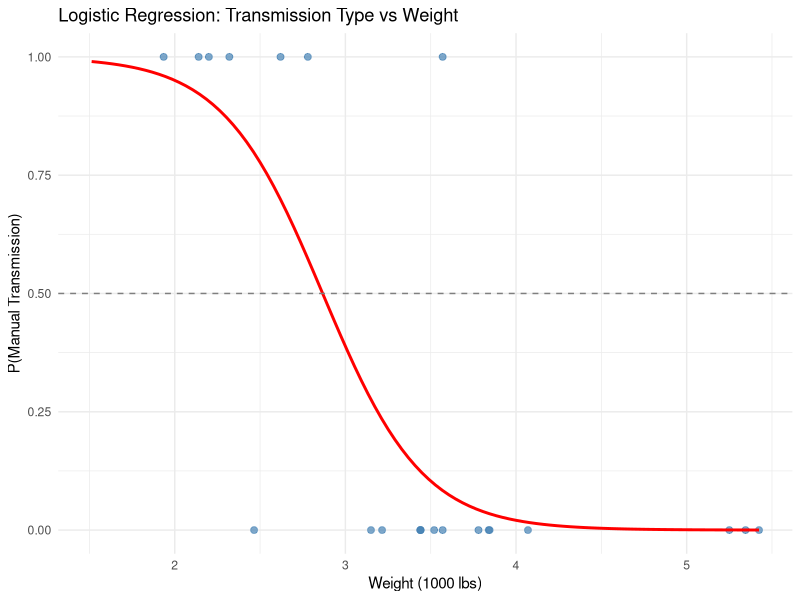
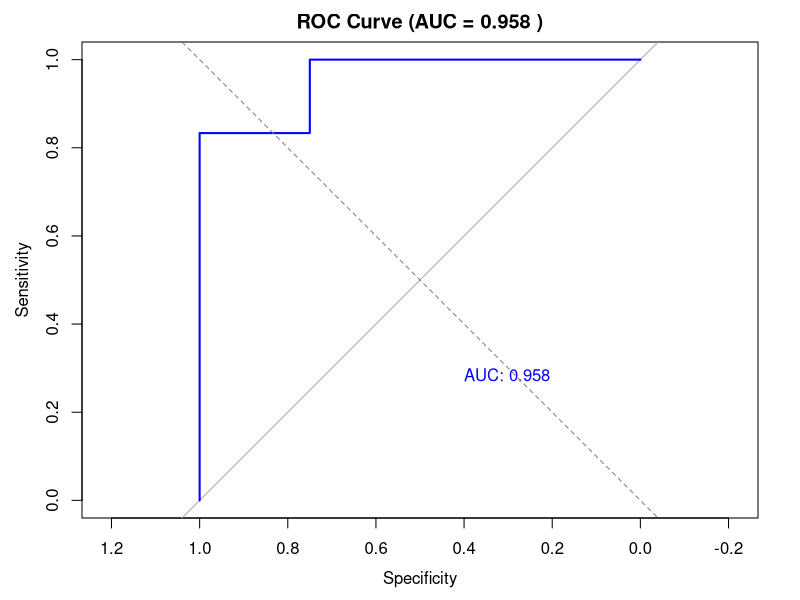
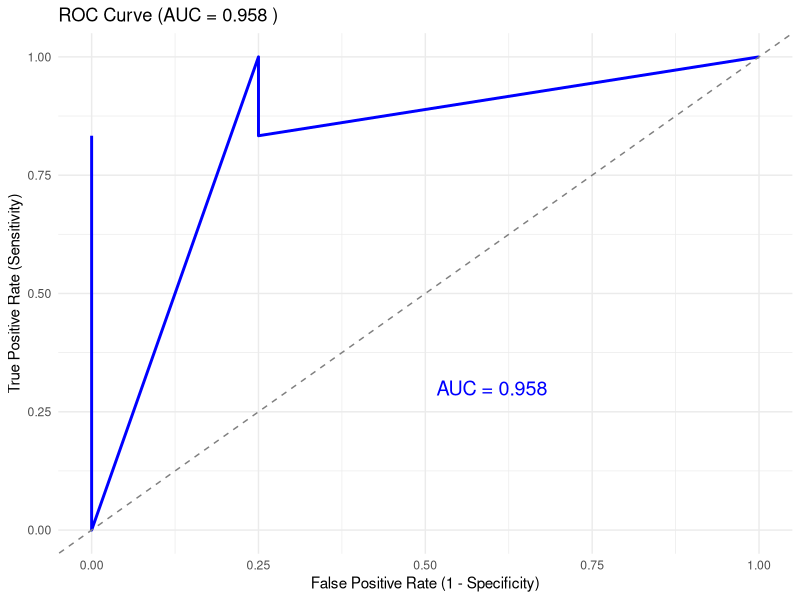

Generate these figures, in order, with R:
# @file    LogisticRegression.R
# @brief   Logistic regression examples in R: model fitting with glm(),
#          prediction, confusion matrix, ROC curve, and multinomial extension
# @author  Cheolwon Park
# @date    2025-12-15


# =============================================================================
# 0. PACKAGE SETUP
# =============================================================================

# install.packages("pROC")
# install.packages("nnet")
# install.packages("caret")
library(pROC)
library(nnet)
library(caret)
library(ggplot2)


# =============================================================================
# 1. DATA PREPARATION
# =============================================================================

# Using the built-in mtcars dataset
# Create binary response: am (0 = automatic, 1 = manual transmission)
data(mtcars)
str(mtcars)

# Select relevant predictors
df <- mtcars[, c("am", "mpg", "hp", "wt", "disp")]
df$am <- factor(df$am, levels = c(0, 1), labels = c("Automatic", "Manual"))
head(df)
table(df$am)

# --- 1.1 Partition data: 70% training, 30% validation ---
set.seed(42)
n <- nrow(df)
train_idx <- sample(1:n, round(0.7 * n))
train_data <- df[train_idx, ]
valid_data <- df[-train_idx, ]

cat("Training set size:", nrow(train_data), "\n")
cat("Validation set size:", nrow(valid_data), "\n")


# =============================================================================
# 2. SIMPLE LOGISTIC REGRESSION
# =============================================================================

# --- 2.1 Fit logistic regression with a single predictor ---
# Predict transmission type (am) from vehicle weight (wt)
simple_model <- glm(am ~ wt, data = train_data, family = binomial)
summary(simple_model)

# --- 2.2 Interpret coefficients ---
cat("\n--- Coefficients (log-odds scale) ---\n")
print(coef(simple_model))

cat("\n--- Odds Ratios ---\n")
print(exp(coef(simple_model)))

cat("\n--- 95% Confidence Intervals for Odds Ratios ---\n")
print(exp(confint(simple_model)))

# --- 2.3 Visualize the logistic curve ---
wt_range <- data.frame(wt = seq(min(df$wt), max(df$wt), length.out = 100))
wt_range$prob <- predict(simple_model, newdata = wt_range, type = "response")

ggplot() +
  geom_point(data = train_data,
             aes(x = wt, y = as.numeric(am) - 1),
             color = "steelblue", size = 2, alpha = 0.7) +
  geom_line(data = wt_range,
            aes(x = wt, y = prob),
            color = "red", linewidth = 1) +
  geom_hline(yintercept = 0.5, linetype = "dashed", color = "gray50") +
  labs(title = "Logistic Regression: Transmission Type vs Weight",
       x = "Weight (1000 lbs)",
       y = "P(Manual Transmission)") +
  theme_minimal()


# =============================================================================
# 3. MULTIPLE LOGISTIC REGRESSION
# =============================================================================

# --- 3.1 Fit model with multiple predictors ---
multi_model <- glm(am ~ mpg + hp + wt, data = train_data, family = binomial)
options(scipen = 999)
summary(multi_model)

# --- 3.2 Odds ratios for all predictors ---
cat("\n--- Odds Ratios (Multiple Model) ---\n")
odds_ratios <- exp(coef(multi_model))
print(odds_ratios)


# =============================================================================
# 4. PREDICTION AND CONFUSION MATRIX
# =============================================================================

# --- 4.1 Predict probabilities on validation set ---
pred_prob <- predict(multi_model, newdata = valid_data, type = "response")

# Display predicted probabilities alongside actual values
results <- data.frame(
  Actual = valid_data$am,
  Predicted_Prob = round(pred_prob, 4)
)
print(results)

# --- 4.2 Convert probabilities to class labels using 0.5 threshold ---
pred_class <- ifelse(pred_prob >= 0.5, "Manual", "Automatic")
pred_class <- factor(pred_class, levels = c("Automatic", "Manual"))

# --- 4.3 Confusion matrix ---
cat("\n--- Confusion Matrix ---\n")
cm <- table(Predicted = pred_class, Actual = valid_data$am)
print(cm)

# --- 4.4 Performance metrics ---
accuracy <- sum(diag(cm)) / sum(cm)
cat("\nAccuracy:", round(accuracy, 4), "\n")

# Using caret for detailed metrics
cat("\n--- Detailed Metrics (caret) ---\n")
confusionMatrix(pred_class, valid_data$am)


# =============================================================================
# 5. ROC CURVE AND AUC
# =============================================================================

# --- 5.1 Compute ROC curve ---
roc_obj <- roc(valid_data$am, pred_prob, levels = c("Automatic", "Manual"))
auc_value <- auc(roc_obj)
cat("\nAUC:", round(auc_value, 4), "\n")

# --- 5.2 Plot ROC curve ---
plot(roc_obj,
     main = paste("ROC Curve (AUC =", round(auc_value, 3), ")"),
     col = "blue",
     lwd = 2,
     print.auc = TRUE,
     print.auc.x = 0.4,
     print.auc.y = 0.3)
abline(a = 0, b = 1, lty = 2, col = "gray50")

# --- 5.3 ROC curve with ggplot2 ---
roc_df <- data.frame(
  FPR = 1 - roc_obj$specificities,
  TPR = roc_obj$sensitivities
)

ggplot(roc_df, aes(x = FPR, y = TPR)) +
  geom_line(color = "blue", linewidth = 1) +
  geom_abline(slope = 1, intercept = 0, linetype = "dashed", color = "gray50") +
  labs(title = paste("ROC Curve (AUC =", round(auc_value, 3), ")"),
       x = "False Positive Rate (1 - Specificity)",
       y = "True Positive Rate (Sensitivity)") +
  annotate("text", x = 0.6, y = 0.3,
           label = paste("AUC =", round(auc_value, 3)),
           size = 5, color = "blue") +
  theme_minimal()

# --- 5.4 Find optimal threshold ---
coords_best <- coords(roc_obj, "best", ret = c("threshold", "sensitivity", "specificity"))
cat("\nOptimal threshold:", round(coords_best$threshold, 4), "\n")
cat("Sensitivity at optimal:", round(coords_best$sensitivity, 4), "\n")
cat("Specificity at optimal:", round(coords_best$specificity, 4), "\n")


# =============================================================================
# 6. MODEL COMPARISON
# =============================================================================

# --- 6.1 Compare simple vs multiple model using AIC ---
cat("\n--- Model Comparison (AIC) ---\n")
cat("Simple model AIC:", AIC(simple_model), "\n")
cat("Multiple model AIC:", AIC(multi_model), "\n")
cat("Lower AIC indicates a better model.\n")

# --- 6.2 Likelihood ratio test ---
cat("\n--- Likelihood Ratio Test ---\n")
anova(simple_model, multi_model, test = "Chisq")


# =============================================================================
# 7. MULTINOMIAL LOGISTIC REGRESSION
# =============================================================================

# Using the iris dataset (3-class classification)
data(iris)

# --- 7.1 Partition iris data ---
set.seed(123)
iris_idx <- sample(1:nrow(iris), round(0.7 * nrow(iris)))
iris_train <- iris[iris_idx, ]
iris_valid <- iris[-iris_idx, ]

# --- 7.2 Fit multinomial logistic regression ---
multi_logit <- multinom(Species ~ ., data = iris_train, trace = FALSE)
summary(multi_logit)

# --- 7.3 Predict on validation set ---
iris_pred <- predict(multi_logit, newdata = iris_valid)

# --- 7.4 Confusion matrix for multinomial model ---
cat("\n--- Multinomial Confusion Matrix ---\n")
iris_cm <- table(Predicted = iris_pred, Actual = iris_valid$Species)
print(iris_cm)

iris_accuracy <- sum(diag(iris_cm)) / sum(iris_cm)
cat("Multinomial model accuracy:", round(iris_accuracy, 4), "\n")

# --- 7.5 Predicted probabilities ---
cat("\n--- Predicted Probabilities (first 5 observations) ---\n")
iris_probs <- predict(multi_logit, newdata = iris_valid[1:5, ], type = "probs")
print(round(iris_probs, 4))
